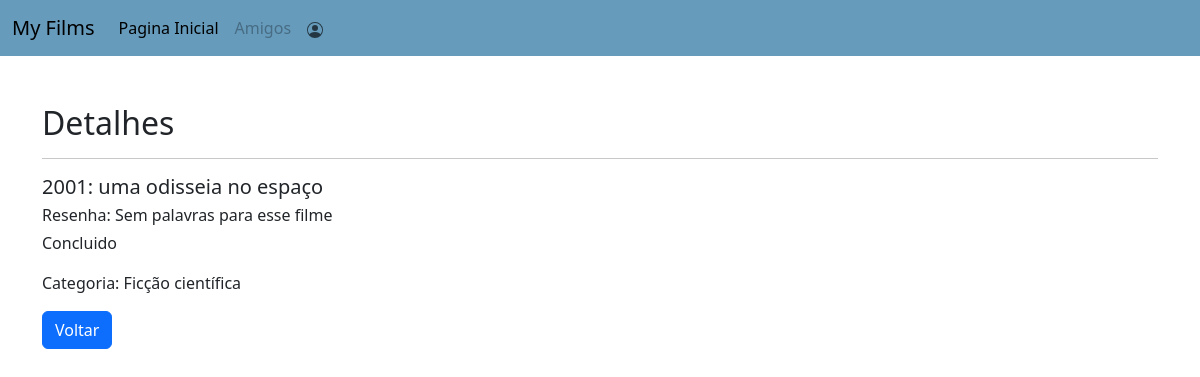
Page /lista/detalhes/10 on the committed database.
### lista/models.py (models this page shows, shortened)
class Lista(models.Model):
    nome = models.CharField(max_length=100)
    tipo_filme = models.CharField(max_length=100)
    concluido = models.BooleanField(default=False)
    resenha = models.TextField()

### lista/views.py (the view)
# urls.py: path('detalhes/<int:id>', detalhes, name="detalhes"),
def detalhes(request, id):
    lista = Lista.objects.get(id=id)
    return render(request, 'detalhes.html', {"lista":lista})

### lista/templates/detalhes.html
{% extends 'main.html' %}
{% load static %}
{% block content %}
    <div class="container mt-5" >
        <h2>Detalhes</h2>
        <hr>
        <h5 class="mb-1">{{lista.nome}}</h5>
        {% if lista.resenha %}
            <p class="mb-1">Resenha: {{lista.resenha}}</p>
        {% endif%}
        {% if lista.concluido %}
            <p>Concluido</p>
        {% endif%}
        <p>Categoria: {{lista.tipo_filme}}</p>
    <div>
        <a href="{% url 'index' %}"><button type="button" class="btn btn-primary">Voltar</button> </a>
    {% endblock content %}

### rows in the picture
Lista: nome "2001: uma odisseia no espaço", resenha "Sem palavras para esse filme", tipo_filme "Ficção científica"
